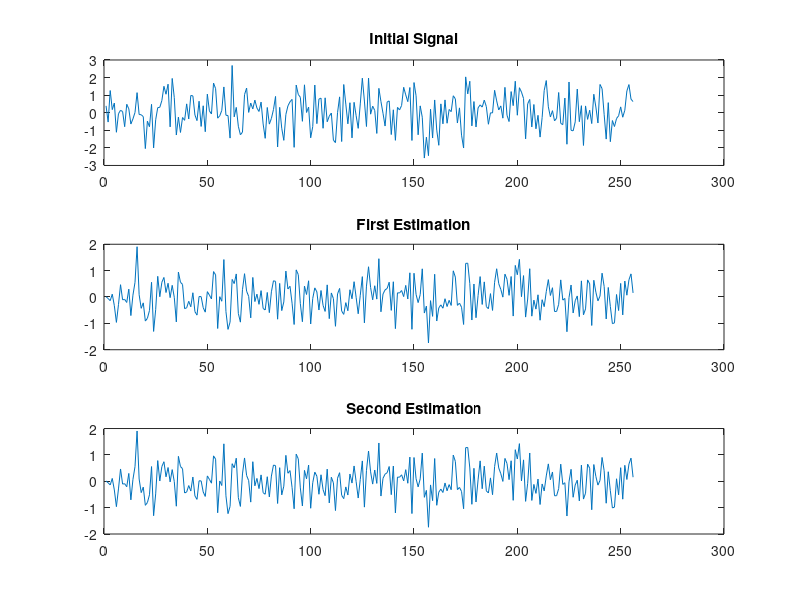
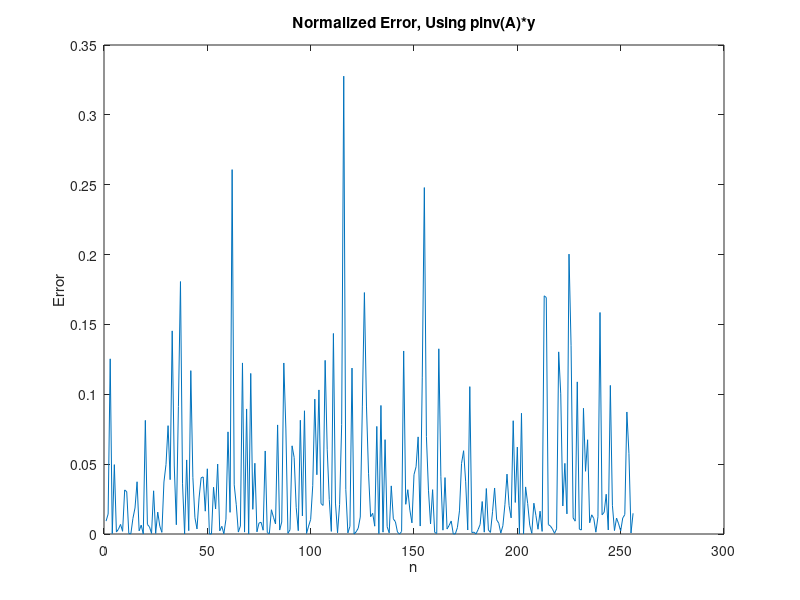
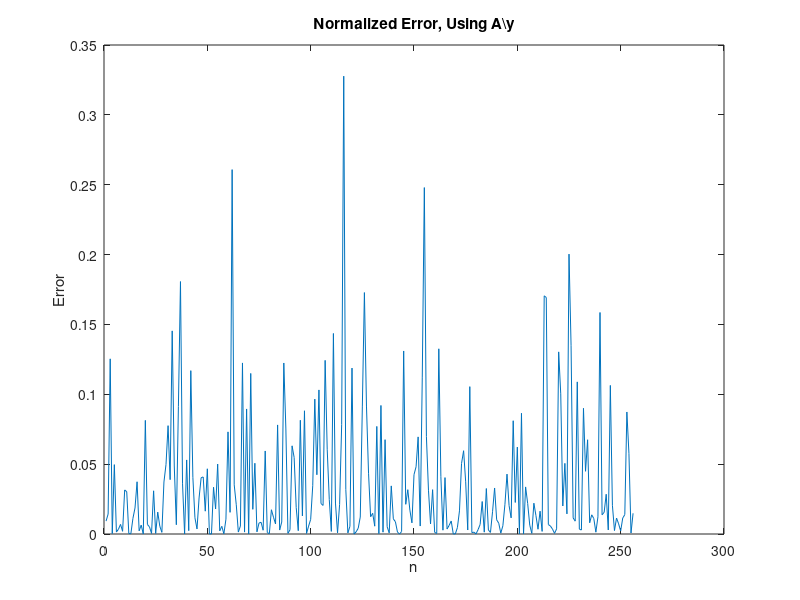

Here is the MATLAB script that generated these plots, in order:
% Exercise 1
close all;
clear all;

m = 128;
n = 256;

A = randn(m, n);
for i = 1:n
   A(:,i) = A(:,i)./norm(A(:,i),2);
end
x = randn(n,1);

y = A*x;

x1 = pinv(A)*y;
x2 = A\y;

subplot(3,1,1)
plot(x)
title('Initial Signal')
subplot(3,1,2)
plot(x1)
title('First Estimation')
subplot(3,1,3)
plot(x2)
title('Second Estimation')

error1 = norm(x-x1)/norm(x);
error2 = norm(x-x2)/norm(x);

figure
plot(abs(x-x1).^2/norm(x));
title('Normalized Error, Using pinv(A)*y')
xlabel('n')
ylabel('Error')
figure
plot(abs(x-x2).^2/norm(x));
title('Normalized Error, Using A\y')
xlabel('n')
ylabel('Error')
